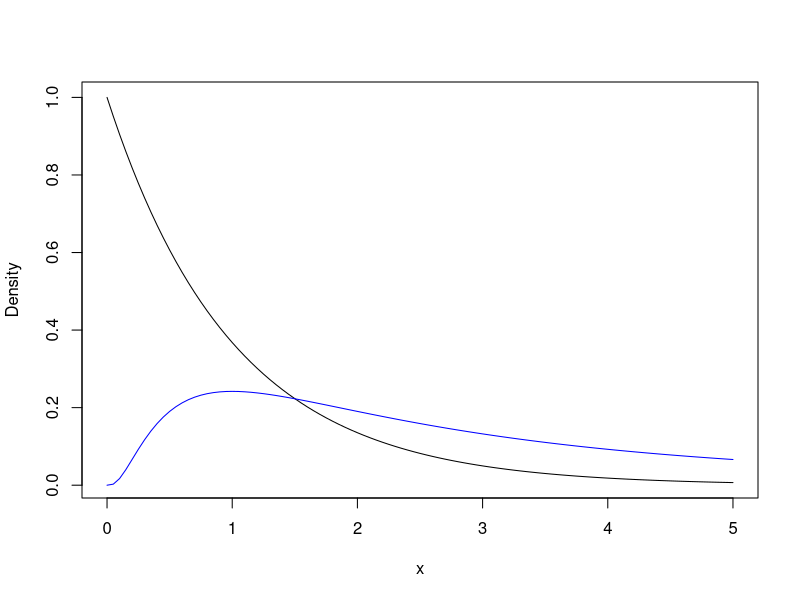
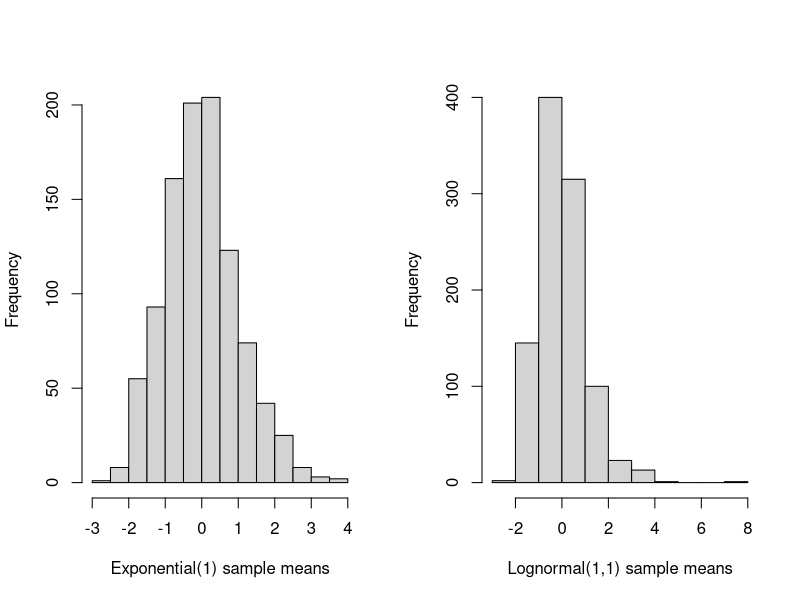
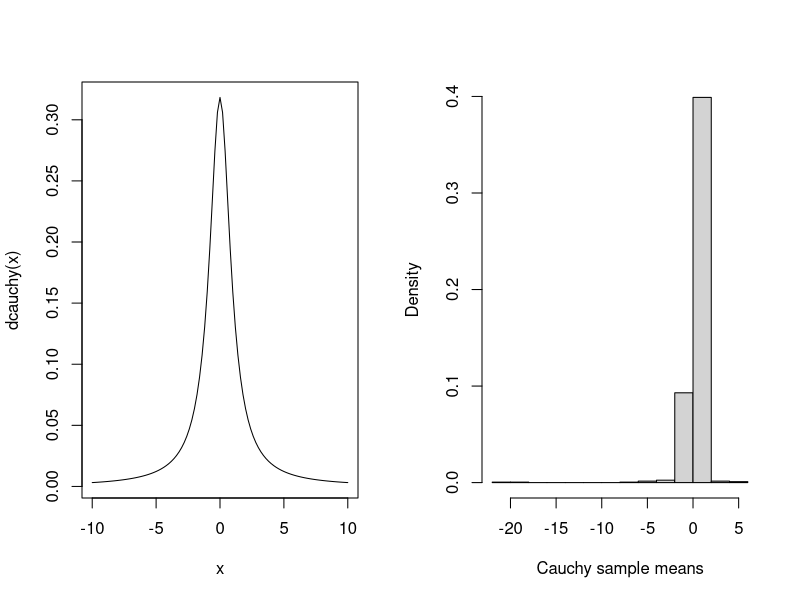

Write R code to recreate these figures, in order.
## ---- chunk 1
exp1 <- function(x) dexp(x,1)
dlnorm1 <- function(x) dlnorm(x,1,1)


curve(exp1, 0,5, xlab = 'x', ylab = 'Density')
curve(dlnorm1, 0,5,add = T, col = 'blue')


x1 <- colMeans(matrix(rexp(30*1000,1),30,1000))
x2 <- colMeans(matrix(rlnorm(30*1000,1,1),30,1000))

par(mfrow = c(1,2))

hist((x1-mean(x1))/(sd(x1)), xlab = 'Exponential(1) sample means', main = '')
hist((x2-mean(x2))/(sd(x2)), xlab = 'Lognormal(1,1) sample means', main = '')


## ---- chunk 2

set.seed(12345)

par(mfrow = c(1,2))

curve(dcauchy, -10, 10)

x1 <- colMeans(matrix(rcauchy(50*1000),50,1000))
hist((x1-mean(x1))/(sd(x1)), xlab = 'Cauchy sample means', main = '', freq = F)



